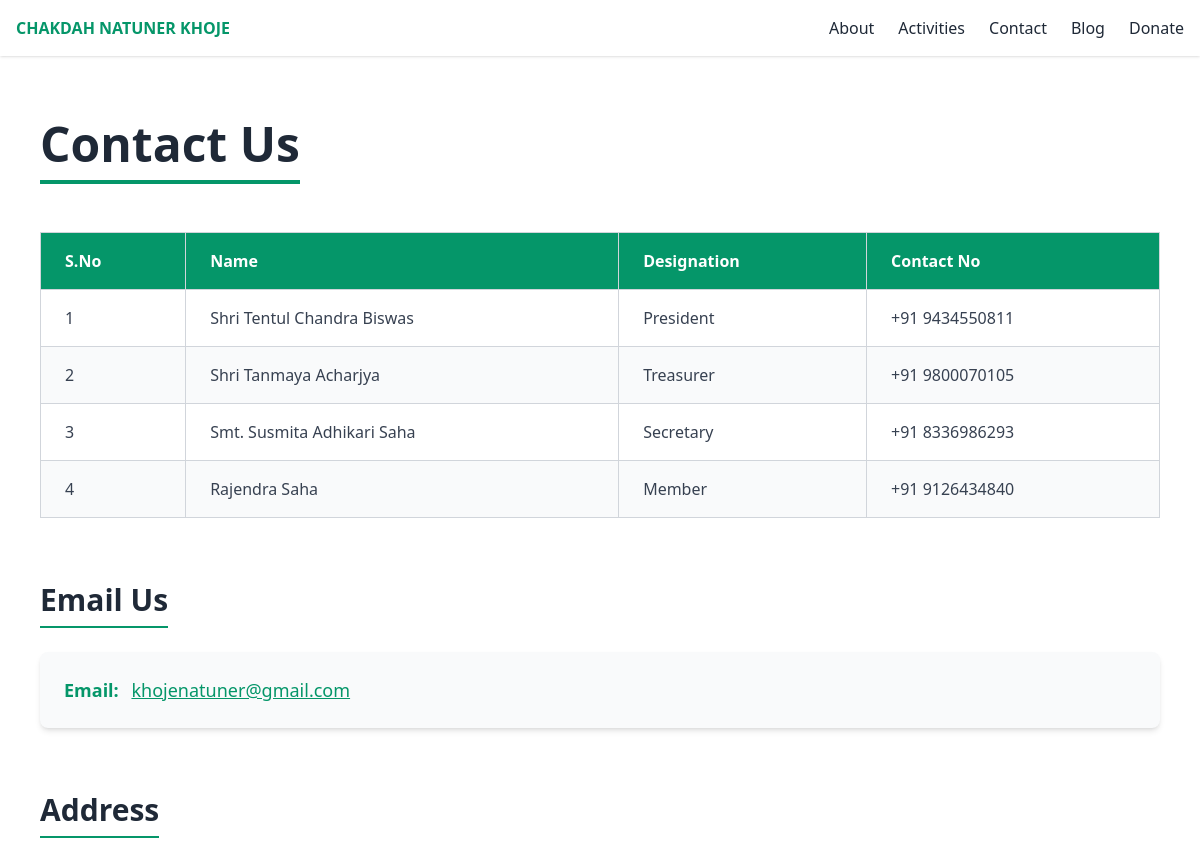
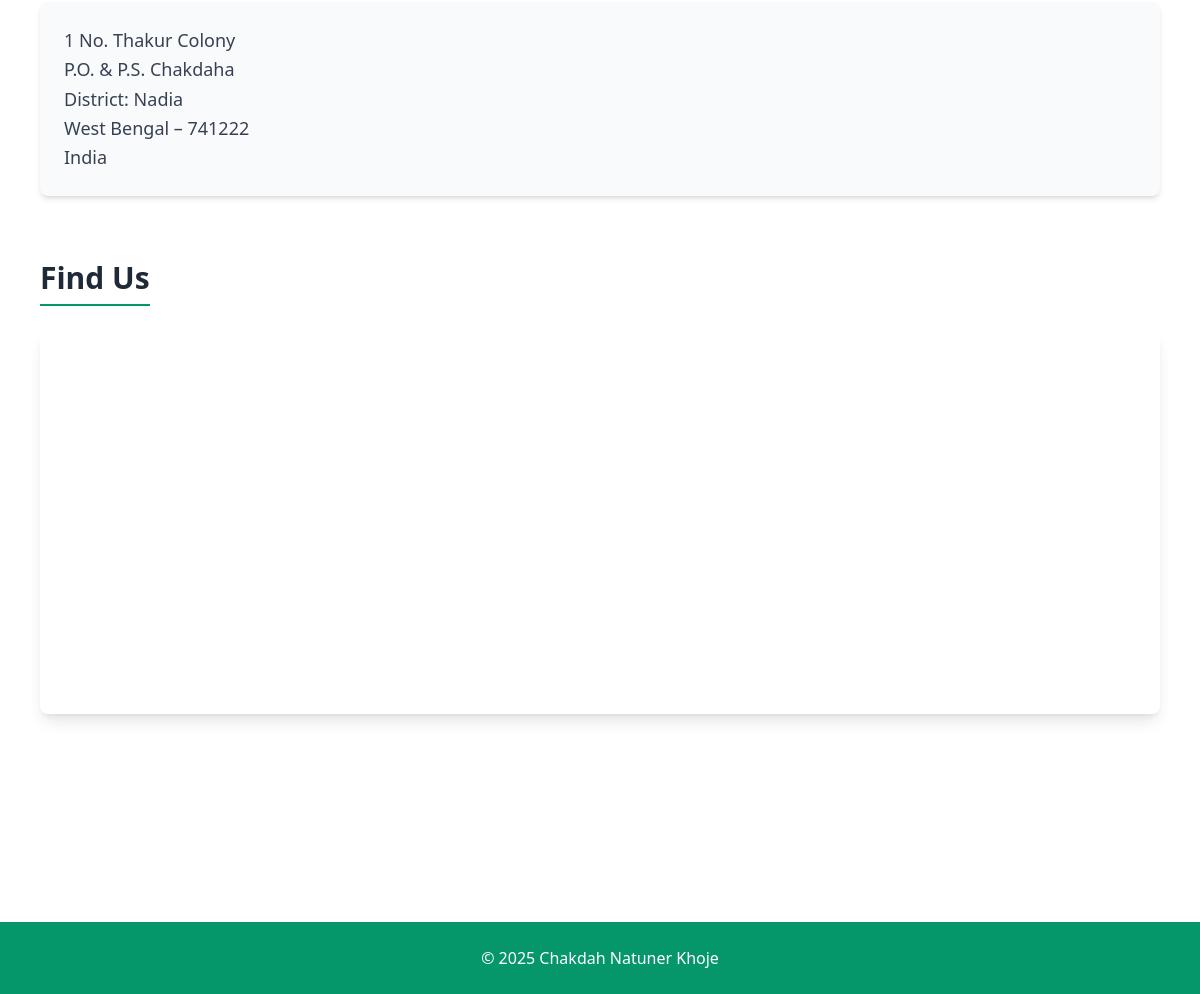
Page /contact/ on the committed database (2 pictures, top to bottom).
### tables this page shows
CREATE TABLE "content_contactperson" ("id" integer NOT NULL PRIMARY KEY AUTOINCREMENT, "name" varchar(200) NOT NULL, "designation" varchar(200) NOT NULL, "contact_no" varchar(20) NOT NULL, "order" integer unsigned NOT NULL CHECK ("order" >= 0));

CREATE TABLE "content_contactinfo" ("id" integer NOT NULL PRIMARY KEY AUTOINCREMENT, "email" varchar(254) NOT NULL, "address" text NOT NULL, "google_map_embed" text NOT NULL);

### app.py (the view)
@app.route("/contact/")
def contact_view():
    contact_persons = fetch_all(
        """
        select id, name, designation, contact_no, "order"
        from content_contactperson
        order by "order", id
        """
    )
    contact_info = fetch_one(
        """
        select id, email, address, google_map_embed
        from content_contactinfo
        order by id
        limit 1
        """
    )
    contact_photos = fetch_all(
        """
        select id, image, "order", created_at
        from content_contactphoto
        order by "order", id
        limit 5
        """
    )
    for photo in contact_photos:
        photo["image_url"] = media_url(photo["image"])
    return render_template(
        "contact.html",
        contact_persons=contact_persons,
        contact_info=contact_info,
        contact_photos=contact_photos,
    )

### app.py (called while the page is built)
def get_db():
    if "db" not in g:
        connection = sqlite3.connect(DATABASE)
        connection.row_factory = sqlite3.Row
        g.db = connection
    return g.db

def fetch_all(query, params=()):
    return [dict(row) for row in get_db().execute(query, params).fetchall()]

def fetch_one(query, params=()):
    row = get_db().execute(query, params).fetchone()
    return dict(row) if row else None

### templates/contact.html (shortened to what this page needs)
{% extends "base.html" %}
{% block content %}
<section class="max-w-6xl mx-auto py-16 px-4">
    <h1 class="text-4xl md:text-5xl font-bold mb-12 text-center text-gray-800 border-b-4 border-emerald-600 inline-block pb-3">
        Contact Us
    </h1>
    <div class="mb-16">
        <div class="overflow-x-auto">
            <table class="w-full border-collapse border border-gray-300 shadow-lg">
                <thead>
                    <tr class="bg-emerald-600 text-white">
                        <th class="border border-gray-300 px-6 py-4 text-left font-semibold">S.No</th>
                        <th class="border border-gray-300 px-6 py-4 text-left font-semibold">Name</th>
                        <th class="border border-gray-300 px-6 py-4 text-left font-semibold">Designation</th>
                        <th class="border border-gray-300 px-6 py-4 text-left font-semibold">Contact No</th>
                    </tr>
                </thead>
                <tbody>
                    {% for person in contact_persons %}
                    <tr class="hover:bg-gray-50 {{ 'bg-white' if loop.index is odd else 'bg-gray-50' }}">
                        <td class="border border-gray-300 px-6 py-4 text-gray-700">{{ loop.index }}</td>
                        <td class="border border-gray-300 px-6 py-4 text-gray-700 font-medium">{{ person.name }}</td>
                        <td class="border border-gray-300 px-6 py-4 text-gray-700">{{ person.designation }}</td>
                        <td class="border border-gray-300 px-6 py-4 text-gray-700">{{ person.contact_no }}</td>
                    </tr>
                    {% else %}
                    <tr>
                        <td colspan="4" class="border border-gray-300 px-6 py-4 text-center text-gray-500">
                            No contact persons added yet. Please add them from the admin panel.
                        </td>
                    </tr>
                    {% endfor %}
                </tbody>
            </table>
        </div>
    </div>
    {% if contact_info %}
    <div class="mb-16">
        <h2 class="text-3xl font-bold mb-6 text-gray-800 border-b-2 border-emerald-600 inline-block pb-2">
            Email Us
        </h2>
        <div class="bg-gray-50 p-6 rounded-lg shadow-md">
            <p class="text-lg text-gray-700">
                <span class="font-semibold text-emerald-600">Email:</span>
                <a href="mailto:{{ contact_info.email }}" class="text-emerald-600 hover:text-emerald-700 underline ml-2">
                    {{ contact_info.email }}
                </a>
            </p>
        </div>
    </div>
    {% endif %}
    {% if contact_info %}
    <div class="mb-16">
        <h2 class="text-3xl font-bold mb-6 text-gray-800 border-b-2 border-emerald-600 inline-block pb-2">
            Address
        </h2>
        <div class="bg-gray-50 p-6 rounded-lg shadow-md">
            <p class="text-lg text-gray-700 leading-relaxed whitespace-pre-line">{{ contact_info.address }}</p>
        </div>
    </div>
    {% endif %}
    {% if contact_info and contact_info.google_map_embed %}
    <div class="mb-16">
        <h2 class="text-3xl font-bold mb-6 text-gray-800 border-b-2 border-emerald-600 inline-block pb-2">
            Find Us
        </h2>
        <div class="rounded-lg overflow-hidden shadow-lg">
            <div class="w-full h-96 relative">
                <div class="absolute inset-0">
                    {{ contact_info.google_map_embed|safe }}
                </div>
            </div>
        </div>
    </div>
    {% endif %}
</section>
{% endblock %}

### rows in the picture
content_contactperson: name "Shri Tentul Chandra Biswas", designation "President", contact_no "+91 9434550811"
content_contactperson: name "Shri Tanmaya Acharjya", designation "Treasurer", contact_no "+91 9800070105"
content_contactperson: name "Smt. Susmita Adhikari Saha", designation "Secretary", contact_no "+91 8336986293"
content_contactperson: name "Rajendra Saha", designation "Member", contact_no "+91 9126434840"
content_contactinfo: email "khojenatuner@gmail.com", address "1 No. Thakur Colony P.O. & P.S. Chakdaha District: Nadia West Bengal – 741222 India"
